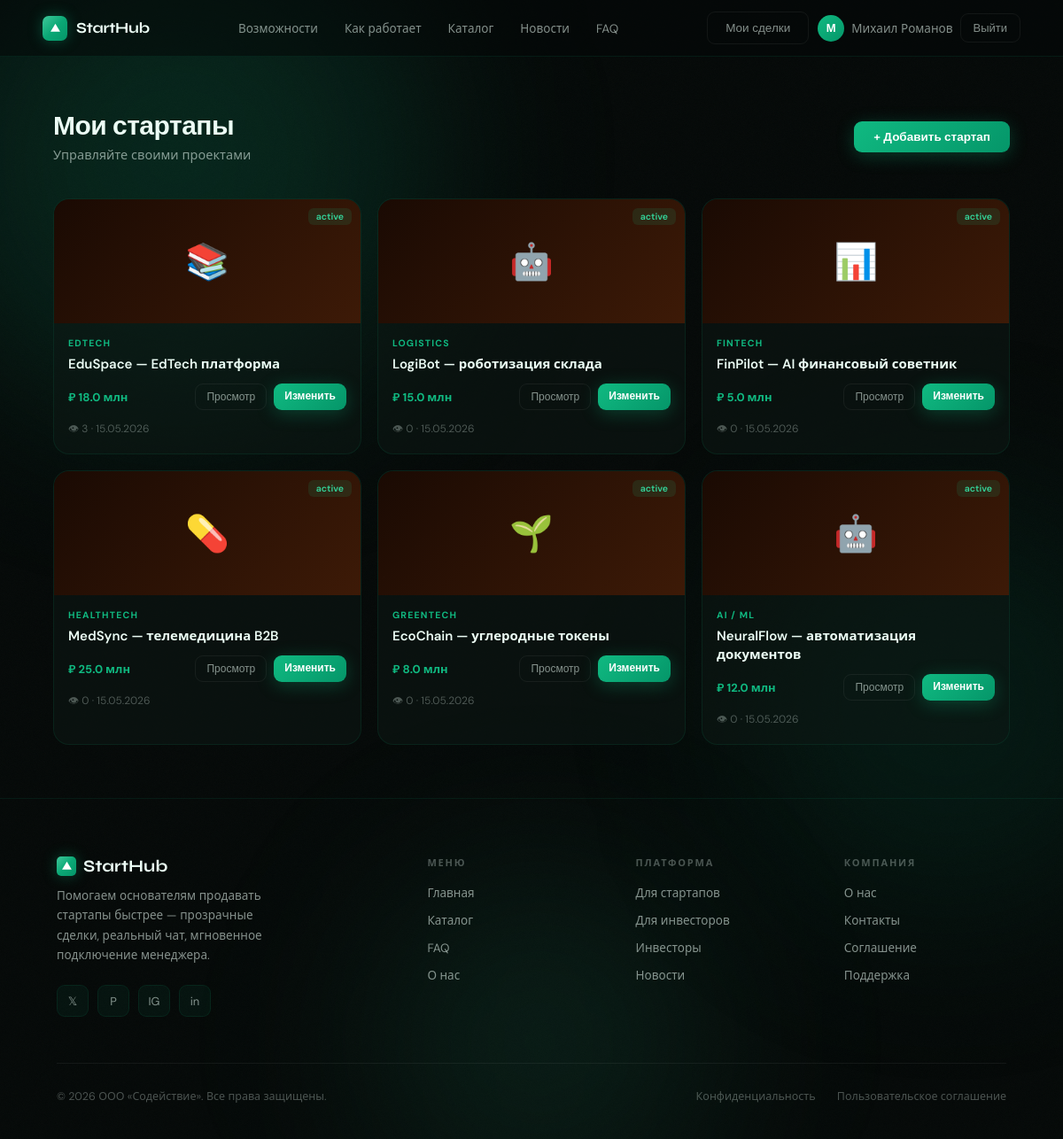
Page /my-startups (signed in) on the committed database.
### models/user.py (models this page shows)
class User(Base):
    __tablename__ = "users"
    id              = Column(Integer, primary_key=True)
    email           = Column(String(255), unique=True, nullable=False, index=True)
    username        = Column(String(64),  unique=True, nullable=False)
    hashed_password = Column(String(255), nullable=False)
    role            = Column(Enum(UserRole), default=UserRole.buyer, nullable=False)
    full_name       = Column(String(128))
    avatar          = Column(String(512))
    bio             = Column(Text)
    phone           = Column(String(32))
    telegram        = Column(String(64))
    website         = Column(String(256))
    location        = Column(String(128))
    is_active       = Column(Boolean, default=True)
    is_verified     = Column(Boolean, default=False)
    is_banned       = Column(Boolean, default=False)
    ban_reason      = Column(Text)
    last_seen       = Column(DateTime, default=lambda: datetime.now(timezone.utc))
    created_at      = Column(DateTime, default=lambda: datetime.now(timezone.utc))
    updated_at      = Column(DateTime, default=lambda: datetime.now(timezone.utc),
                             onupdate=lambda: datetime.now(timezone.utc))
    startups          = relationship("Startup", back_populates="author", lazy="select")
    deals_as_buyer    = relationship("Deal", back_populates="buyer", foreign_keys="Deal.buyer_id")
    messages          = relationship("Message", back_populates="sender")
    favorite_startups = relationship("Startup", secondary=favorites, back_populates="favorited_by")
    notifications     = relationship("Notification", back_populates="user", cascade="all, delete-orphan")
    reviews_given     = relationship("Review", back_populates="author",      foreign_keys="Review.author_id")
    reviews_received  = relationship("Review", back_populates="target_user", foreign_keys="Review.target_user_id")
    tickets           = relationship("SupportTicket", back_populates="user", foreign_keys="SupportTicket.user_id")
    wallet            = relationship("Wallet", back_populates="user", uselist=False, cascade="all, delete-orphan")
    activity_logs     = relationship("ActivityLog", back_populates="user", cascade="all, delete-orphan")

### models/startup.py (models this page shows)
class Startup(Base):
    __tablename__ = "startups"
    id            = Column(Integer, primary_key=True)
    author_id     = Column(Integer, ForeignKey("users.id"), nullable=False, index=True)
    title         = Column(String(256), nullable=False)
    slug          = Column(String(256), unique=True, nullable=False, index=True)
    category      = Column(String(64))
    stage         = Column(String(64))
    tagline       = Column(String(512))
    description   = Column(Text)
    cover_image   = Column(String(512))
    emoji         = Column(String(8), default="🚀")
    price         = Column(Float)
    revenue       = Column(Float)
    valuation     = Column(Float)
    team_size     = Column(Integer)
    founded_year  = Column(Integer)
    website       = Column(String(256))
    pitch_deck_url = Column(String(512))
    status        = Column(Enum(StartupStatus), default=StartupStatus.draft)
    is_featured   = Column(Boolean, default=False)
    is_verified   = Column(Boolean, default=False)
    views_count   = Column(Integer, default=0)
    deals_count   = Column(Integer, default=0)
    created_at    = Column(DateTime, default=lambda: datetime.now(timezone.utc))
    updated_at    = Column(DateTime, default=lambda: datetime.now(timezone.utc),
                           onupdate=lambda: datetime.now(timezone.utc))
    author       = relationship("User", back_populates="startups")
    deals        = relationship("Deal", back_populates="startup")
    favorited_by = relationship("User", secondary="favorites", back_populates="favorite_startups")
    tags         = relationship("Tag",  secondary=startup_tags_assoc, back_populates="startups")
    reviews      = relationship("Review", back_populates="startup", foreign_keys="Review.startup_id")

### routers/user.py (the view)
@router.get("/my-startups", response_class=HTMLResponse)
async def my_startups(request: Request, db: AsyncSession = Depends(get_db)):
    user = await get_current_user(request, db)
    if not user:
        return RedirectResponse("/login", 302)
    startups = (await db.execute(
        select(Startup).where(Startup.author_id == user.id).order_by(Startup.created_at.desc())
    )).scalars().all()
    return render(request, "user/my_startups.html", {"user": user, "startups": startups})

### templates/user/my_startups.html (shortened to what this page needs)
{% extends "base.html" %}
{% block content %}
<div class="page-wrap">
  <div class="page-header">
    <div>
      <h1>Мои стартапы</h1>
      <p>Управляйте своими проектами</p>
    </div>
    <a href="/my-startups/new" class="btn-orange">+ Добавить стартап</a>
  </div>
  {% if startups %}
  <div class="startup-list-grid">
    {% for s in startups %}
    <div class="startup-list-card">
      <div class="slc-cover" style="background:linear-gradient(135deg,#1a0a03,#3d1a07)">
        {% if s.cover_image %}<img src="{{ s.cover_image }}" style="width:100%;height:100%;object-fit:cover" alt="">
        {% else %}{{ s.emoji or '🚀' }}{% endif %}
        <span class="slc-status {{ s.status.value }}">{{ s.status.value }}</span>
      </div>
      <div class="slc-body">
        <div class="slc-cat">{{ s.category }}</div>
        <div class="slc-title">{{ s.title }}</div>
        <div class="slc-footer">
          <div class="slc-price">{{ s.price | money }}</div>
          <div style="display:flex;gap:8px">
            <a href="/startup/{{ s.slug }}" class="btn-ghost" style="font-size:12px;padding:6px 12px">Просмотр</a>
            <a href="/my-startups/{{ s.id }}/edit" class="btn-orange" style="font-size:12px;padding:6px 12px">Изменить</a>
          </div>
        </div>
        <div style="margin-top:12px;font-size:12px;color:var(--text-dim)">
          👁 {{ s.views_count }} · {{ s.created_at.strftime('%d.%m.%Y') }}
        </div>
      </div>
    </div>
    {% endfor %}
  </div>
  {% endif %}
</div>
{% endblock %}

### templates/base.html (shortened to what this page needs)
<!DOCTYPE html>
<html lang="ru">
<head>
<link rel="stylesheet" href="/static/css/main.css">
</head>
<body>
<div class="blob-container">
  <div class="blob b1"></div>
  <div class="blob b2"></div>
  <div class="blob b3"></div>
</div>
<div class="wrap">
<nav id="main-nav">
  <a href="/" class="nav-logo">
    <div class="nav-logo-mark">
      <svg viewBox="0 0 24 24" xmlns="http://www.w3.org/2000/svg"><polygon points="12,3 2,20 22,20"/></svg>
    </div>
    StartHub
  </a>
  <ul class="nav-links">
    <li><a href="/#why">Возможности</a></li>
    <li><a href="/#how">Как работает</a></li>
    <li><a href="/catalog">Каталог</a></li>
    <li><a href="/news">Новости</a></li>
    <li><a href="/faq">FAQ</a></li>
  </ul>
  <div class="nav-right">
    {% if user %}
      <a href="/my-deals" class="btn-ghost">Мои сделки</a>
      <div class="nav-avatar-wrap">
        <a href="/profile" class="nav-avatar-btn">
          {% if user.avatar %}
            <img src="{{ user.avatar }}" class="nav-avatar-img" alt="">
          {% else %}
            <div class="nav-avatar-placeholder">{{ (user.full_name or user.username)[0].upper() }}</div>
          {% endif %}
          <span>{{ user.full_name or user.username }}</span>
        </a>
        <a href="/logout" class="btn-ghost" style="font-size:13px;padding:7px 14px">Выйти</a>
      </div>
    {% else %}
      <a href="/login" class="btn-ghost">Войти</a>
      <a href="/register" class="btn-em">Начать сейчас</a>
    {% endif %}
  </div>
</nav>
{% block content %}{% endblock %}
<footer>
  <div class="footer-top">
    <div class="footer-brand">
      <h3>
        <div class="nav-logo-mark" style="width:22px;height:22px;border-radius:5px">
          <svg viewBox="0 0 24 24" width="11" height="11" xmlns="http://www.w3.org/2000/svg"><polygon points="12,3 2,20 22,20" fill="#fff"/></svg>
        </div>
        StartHub
      </h3>
      <p>Помогаем основателям продавать стартапы быстрее — прозрачные сделки, реальный чат, мгновенное подключение менеджера.</p>
      <div class="footer-socials">
        <div class="social-btn">𝕏</div>
        <div class="social-btn">P</div>
        <div class="social-btn">IG</div>
        <div class="social-btn">in</div>
      </div>
    </div>
    <div class="footer-col">
      <h4>Меню</h4>
      <ul>
        <li><a href="/">Главная</a></li>
        <li><a href="/catalog">Каталог</a></li>
        <li><a href="/faq">FAQ</a></li>
        <li><a href="/about">О нас</a></li>
      </ul>
    </div>
    <div class="footer-col">
      <h4>Платформа</h4>
      <ul>
        <li><a href="/register?role=author">Для стартапов</a></li>
        <li><a href="/register?role=buyer">Для инвесторов</a></li>
        <li><a href="/investors">Инвесторы</a></li>
        <li><a href="/news">Новости</a></li>
      </ul>
    </div>
    <div class="footer-col">
      <h4>Компания</h4>
      <ul>
        <li><a href="/about">О нас</a></li>
        <li><a href="/contact">Контакты</a></li>
        <li><a href="/terms">Соглашение</a></li>
        <li><a href="/support">Поддержка</a></li>
      </ul>
    </div>
  </div>
  <div class="footer-bottom">
    <p>© 2026 ООО «Содействие». Все права защищены.</p>
    <div class="footer-bottom-links">
      <a href="/terms">Конфиденциальность</a>
      <a href="/terms">Пользовательское соглашение</a>
    </div>
  </div>
</footer>
</div>
</body>
</html>

### rows in the picture
User: full_name "М", full_name "Михаил Романов"
Startup: emoji "📚", status.value "active", category "EDTECH", title "EduSpace — EdTech платформа", price "₽ 18.0 млн", views_count "3", created_at "15.05.2026"
Startup: emoji "🤖", status.value "active", category "LOGISTICS", title "LogiBot — роботизация склада", price "₽ 15.0 млн", views_count "0", created_at "15.05.2026"
Startup: emoji "📊", status.value "active", category "FINTECH", title "FinPilot — AI финансовый советник", price "₽ 5.0 млн", views_count "0", created_at "15.05.2026"
Startup: emoji "💊", status.value "active", category "HEALTHTECH", title "MedSync — телемедицина B2B", price "₽ 25.0 млн", views_count "0", created_at "15.05.2026"
Startup: emoji "🌱", status.value "active", category "GREENTECH", title "EcoChain — углеродные токены", price "₽ 8.0 млн", views_count "0", created_at "15.05.2026"
Startup: emoji "🤖", status.value "active", category "AI / ML", title "NeuralFlow — автоматизация документов", price "₽ 12.0 млн", views_count "0", created_at "15.05.2026"
